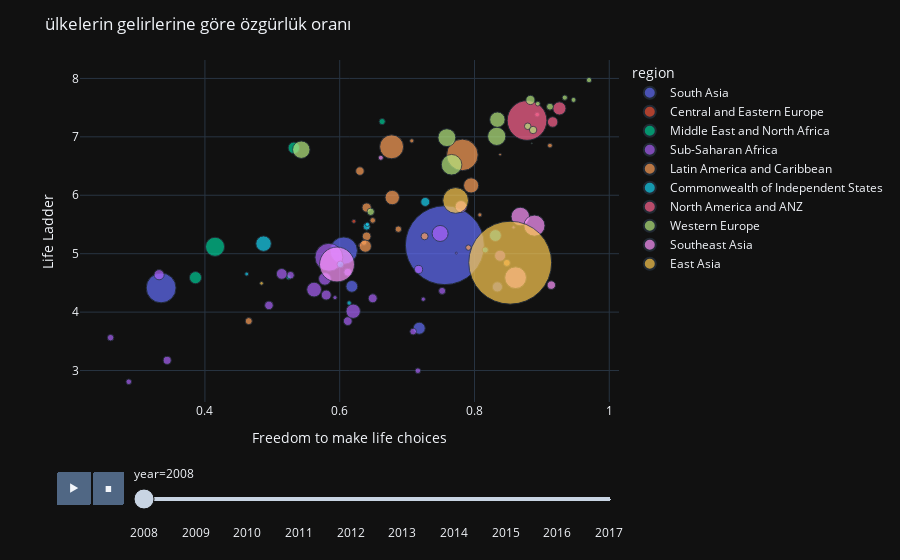

The code cell stored with this chart in its notebook:
### Code cell
fig=px.scatter(yeni_data,x="Freedom to make life choices",y="Life Ladder",animation_frame="year",animation_group="Country name",
                size="population",template="plotly_dark",color="region",
                hover_name="Country name",size_max=60)
fig.update_layout(title="ülkelerin gelirlerine göre özgürlük oranı")
fig.show()

### Figure 1 — Plotly figure (JSON) as saved in the notebook; plotly's stock layout.template omitted (floating-point values rounded to 4 significant figures)
{"data": [{"hovertemplate": "<b>%{hovertext}</b><br><br>region=South Asia<br>year=2008<br>Freedom to make life choices=%{x}<br>Life Ladder=%{y}<br>population=%{marker.size}<extra></extra>", "hovertext": ["Afghanistan", "Bangladesh", "India", "Nepal", "Pakistan", "Sri Lanka"], "ids": ["Afghanistan", "Bangladesh", "India", "Nepal", "Pakistan", "Sri Lanka"], "legendgroup": "South Asia", "marker": {"color": "#636efa", "size": [27722276, 144304167, 1200669765, 26666576, 171648986, 19983984], "sizemode": "area", "sizeref": 385100.0, "symbol": "circle"}, "mode": "markers", "name": "South Asia", "orientation": "v", "showlegend": true, "type": "scatter", "x": [0.718, 0.606, 0.756, 0.618, 0.335, 0.834], "xaxis": "x", "y": [3.724, 5.052, 5.146, 4.441, 4.414, 4.431], "yaxis": "y"}, {"hovertemplate": "<b>%{hovertext}</b><br><br>region=Central and Eastern Europe<br>year=2008<br>Freedom to make life choices=%{x}<br>Life Ladder=%{y}<br>population=%{marker.size}<extra></extra>", "hovertext": ["Estonia", "Kosovo", "Latvia", "Lithuania"], "ids": ["Estonia", "Kosovo", "Latvia", "Lithuania"], "legendgroup": "Central and Eastern Europe", "marker": {"color": "#EF553B", "size": [1337090, 1747383, 2177322, 3198231], "sizemode": "area", "sizeref": 385100.0, "symbol": "circle"}, "mode": "markers", "name": "Central and Eastern Europe", "orientation": "v", "showlegend": true, "type": "scatter", "x": [0.642, null, 0.63, 0.621], "xaxis": "x", "y": [5.452, 5.522, 5.145, 5.554], "yaxis": "y"}, {"hovertemplate": "<b>%{hovertext}</b><br><br>region=Middle East and North Africa<br>year=2008<br>Freedom to make life choices=%{x}<br>Life Ladder=%{y}<br>population=%{marker.size}<extra></extra>", "hovertext": ["Iraq", "Israel", "Jordan", "Lebanon", "Saudi Arabia", "Turkey"], "ids": ["Iraq", "Israel", "Jordan", "Lebanon", "Saudi Arabia", "Turkey"], "legendgroup": "Middle East and North Africa", "marker": {"color": "#00cc96", "size": [28385746, 7308800, 6556478, 4764741, 25888541, 70418604], "sizemode": "area", "sizeref": 385100.0, "symbol": "circle"}, "mode": "markers", "name": "Middle East and North Africa", "orientation": "v", "showlegend": true, "type": "scatter", "x": [0.386, 0.663, null, 0.524, 0.532, 0.415], "xaxis": "x", "y": [4.59, 7.261, 4.93, 4.595, 6.811, 5.118], "yaxis": "y"}, {"hovertemplate": "<b>%{hovertext}</b><br><br>region=Sub-Saharan Africa<br>year=2008<br>Freedom to make life choices=%{x}<br>Life Ladder=%{y}<br>population=%{marker.size}<extra></extra>", "hovertext": ["Benin", "Botswana", "Burkina Faso", "Burundi", "Cameroon", "Chad", "Djibouti", "Ghana", "Kenya", "Liberia", "Madagascar", "Mali", "Mauritania", "Mozambique", "Niger", "Nigeria", "Rwanda", "Senegal", "Sierra Leone", "South Africa", "Tanzania", "Togo", "Uganda", "Zambia", "Zimbabwe"], "ids": ["Benin", "Botswana", "Burkina Faso", "Burundi", "Cameroon", "Chad", "Djibouti", "Ghana", "Kenya", "Liberia", "Madagascar", "Mali", "Mauritania", "Mozambique", "Niger", "Nigeria", "Rwanda", "Senegal", "Sierra Leone", "South Africa", "Tanzania", "Togo", "Uganda", "Zambia", "Zimbabwe"], "legendgroup": "Sub-Saharan Africa", "marker": {"color": "#ab63fa", "size": [8696921, 1915639, 14689725, 8126102, 19252666, 11183588, 816358, 23563825, 39791981, 3607860, 19996473, 14113577, 3296238, 22276596, 15250908, 150269623, 9524534, 12004701, 6133603, 49779471, 41853944, 6083420, 30431736, 12848530, 12379549], "sizemode": "area", "sizeref": 385100.0, "symbol": "circle"}, "mode": "markers", "name": "Sub-Saharan Africa", "orientation": "v", "showlegend": true, "type": "scatter", "x": [0.709, 0.858, 0.612, 0.26, 0.58, 0.527, 0.773, 0.838, 0.62, 0.724, 0.332, 0.495, 0.593, 0.514, 0.649, 0.584, 0.752, 0.612, 0.716, 0.749, 0.562, 0.287, 0.578, 0.717, 0.344], "xaxis": "x", "y": [3.667, 5.451, 3.846, 3.563, 4.292, 4.632, 5.009, 4.965, 4.015, 4.221, 4.64, 4.115, 4.248, 4.654, 4.236, 4.939, 4.363, 4.683, 2.997, 5.346, 4.385, 2.808, 4.569, 4.73, 3.174], "yaxis": "y"}, {"hovertemplate": "<b>%{hovertext}</b><br><br>region=Latin America and Caribbean<br>year=2008<br>Freedom to make life choices=%{x}<br>Life Ladder=%{y}<br>population=%{marker.size}<extra></extra>", "hovertext": ["Argentina", "Bolivia", "Brazil", "Chile", "Colombia", "Costa Rica", "Dominican Republic", "Ecuador", "El Salvador", "Guatemala", "Haiti", "Honduras", "Mexico", "Nicaragua", "Panama", "Paraguay", "Peru", "Trinidad and Tobago", "Uruguay"], "ids": ["Argentina", "Bolivia", "Brazil", "Chile", "Colombia", "Costa Rica", "Dominican Republic", "Ecuador", "El Salvador", "Guatemala", "Haiti", "Honduras", "Mexico", "Nicaragua", "Panama", "Paraguay", "Peru", "Trinidad and Tobago", "Uruguay"], "legendgroup": "Latin America and Caribbean", "marker": {"color": "#FFA15A", "size": [40080160, 9721454, 192030362, 16708258, 44254975, 4463125, 9458075, 14535739, 6131764, 14006428, 9646580, 7980955, 110815271, 5667432, 3516204, 6081296, 28562317, 1314443, 3340221], "sizemode": "area", "sizeref": 385100.0, "symbol": "circle"}, "mode": "markers", "name": "Latin America and Caribbean", "orientation": "v", "showlegend": true, "type": "scatter", "x": [0.678, 0.726, 0.782, 0.64, 0.795, 0.912, 0.848, 0.64, 0.636, 0.63, 0.465, 0.687, 0.677, 0.791, 0.707, 0.649, 0.638, 0.838, 0.808], "xaxis": "x", "y": [5.961, 5.298, 6.691, 5.789, 6.168, 6.851, 4.842, 5.297, 5.191, 6.414, 3.846, 5.42, 6.829, 5.104, 6.931, 5.57, 5.129, 6.696, 5.664], "yaxis": "y"}, {"hovertemplate": "<b>%{hovertext}</b><br><br>region=Commonwealth of Independent States<br>year=2008<br>Freedom to make life choices=%{x}<br>Life Ladder=%{y}<br>population=%{marker.size}<extra></extra>", "hovertext": ["Armenia", "Azerbaijan", "Belarus", "Georgia", "Kazakhstan", "Moldova", "Tajikistan", "Ukraine", "Uzbekistan"], "ids": ["Armenia", "Azerbaijan", "Belarus", "Georgia", "Kazakhstan", "Moldova", "Tajikistan", "Ukraine", "Uzbekistan"], "legendgroup": "Commonwealth of Independent States", "marker": {"color": "#19d3f3", "size": [2907618, 8763400, 9527985, 3848449, 15674000, 3570108, 7209930, 46258200, 27302800], "sizemode": "area", "sizeref": 385100.0, "symbol": "circle"}, "mode": "markers", "name": "Commonwealth of Independent States", "orientation": "v", "showlegend": true, "type": "scatter", "x": [0.462, 0.601, 0.64, 0.614, 0.727, 0.641, 0.816, 0.487, 0.831], "xaxis": "x", "y": [4.652, 4.817, 5.463, 4.156, 5.886, 5.503, 5.064, 5.172, 5.311], "yaxis": "y"}, {"hovertemplate": "<b>%{hovertext}</b><br><br>region=North America and ANZ<br>year=2008<br>Freedom to make life choices=%{x}<br>Life Ladder=%{y}<br>population=%{marker.size}<extra></extra>", "hovertext": ["Australia", "Canada", "New Zealand", "United States"], "ids": ["Australia", "Canada", "New Zealand", "United States"], "legendgroup": "North America and ANZ", "marker": {"color": "#FF6692", "size": [21249200, 33247118, 4259800, 304093966], "sizemode": "area", "sizeref": 385100.0, "symbol": "circle"}, "mode": "markers", "name": "North America and ANZ", "orientation": "v", "showlegend": true, "type": "scatter", "x": [0.916, 0.926, 0.893, 0.878], "xaxis": "x", "y": [7.254, 7.486, 7.381, 7.28], "yaxis": "y"}, {"hovertemplate": "<b>%{hovertext}</b><br><br>region=Western Europe<br>year=2008<br>Freedom to make life choices=%{x}<br>Life Ladder=%{y}<br>population=%{marker.size}<extra></extra>", "hovertext": ["Austria", "Belgium", "Denmark", "Finland", "France", "Germany", "Iceland", "Ireland", "Italy", "Netherlands", "Norway", "Portugal", "Spain", "Sweden", "United Kingdom"], "ids": ["Austria", "Belgium", "Denmark", "Finland", "France", "Germany", "Iceland", "Ireland", "Italy", "Netherlands", "Norway", "Portugal", "Spain", "Sweden", "United Kingdom"], "legendgroup": "Western Europe", "marker": {"color": "#B6E880", "size": [8321496, 10709973, 5493621, 5313399, 64374984, 82110097, 317414, 4489544, 58826731, 16445593, 4768212, 10558177, 45954106, 9219637, 61806995], "sizemode": "area", "sizeref": 385100.0, "symbol": "circle"}, "mode": "markers", "name": "Western Europe", "orientation": "v", "showlegend": true, "type": "scatter", "x": [0.879, 0.887, 0.97, 0.934, 0.833, 0.766, 0.885, 0.894, 0.543, 0.883, 0.947, 0.646, 0.834, 0.912, 0.759], "xaxis": "x", "y": [7.181, 7.117, 7.971, 7.671, 7.008, 6.522, 6.888, 7.568, 6.78, 7.631, 7.632, 5.717, 7.294, 7.516, 6.986], "yaxis": "y"}, {"hovertemplate": "<b>%{hovertext}</b><br><br>region=Southeast Asia<br>year=2008<br>Freedom to make life choices=%{x}<br>Life Ladder=%{y}<br>population=%{marker.size}<extra></extra>", "hovertext": ["Cambodia", "Indonesia", "Malaysia", "Philippines", "Singapore", "Thailand", "Vietnam"], "ids": ["Cambodia", "Indonesia", "Malaysia", "Philippines", "Singapore", "Thailand", "Vietnam"], "legendgroup": "Southeast Asia", "marker": {"color": "#FF97FF", "size": [13883834, 235469762, 27236006, 90901965, 4839396, 66530984, 86243413], "sizemode": "area", "sizeref": 385100.0, "symbol": "circle"}, "mode": "markers", "name": "Southeast Asia", "orientation": "v", "showlegend": true, "type": "scatter", "x": [0.914, 0.596, 0.78, 0.861, 0.661, 0.868, 0.889], "xaxis": "x", "y": [4.462, 4.815, 5.807, 4.589, 6.642, 5.636, 5.48], "yaxis": "y"}, {"hovertemplate": "<b>%{hovertext}</b><br><br>region=East Asia<br>year=2008<br>Freedom to make life choices=%{x}<br>Life Ladder=%{y}<br>population=%{marker.size}<extra></extra>", "hovertext": ["China", "Japan", "Mongolia"], "ids": ["China", "Japan", "Mongolia"], "legendgroup": "East Asia", "marker": {"color": "#FECB52", "size": [1324655000, 128063000, 2631898], "sizemode": "area", "sizeref": 385100.0, "symbol": "circle"}, "mode": "markers", "name": "East Asia", "orientation": "v", "showlegend": true, "type": "scatter", "x": [0.853, 0.772, 0.484], "xaxis": "x", "y": [4.846, 5.911, 4.493], "yaxis": "y"}], "layout": {"autosize": true, "dragmode": "zoom", "legend": {"itemsizing": "constant", "title": {"text": "region"}, "tracegroupgap": 0}, "margin": {"t": 60}, "sliders": [{"active": 0, "currentvalue": {"prefix": "year="}, "len": 0.9, "pad": {"b": 10, "t": 60}, "steps": [{"args": [["2008"], {"frame": {"duration": 0, "redraw": false}, "fromcurrent": true, "mode": "immediate", "transition": {"duration": 0, "easing": "linear"}}], "label": "2008", "method": "animate"}, {"args": [["2009"], {"frame": {"duration": 0, "redraw": false}, "fromcurrent": true, "mode": "immediate", "transition": {"duration": 0, "easing": "linear"}}], "label": "2009", "method": "animate"}, {"args": [["2010"], {"frame": {"duration": 0, "redraw": false}, "fromcurrent": true, "mode": "immediate", "transition": {"duration": 0, "easing": "linear"}}], "label": "2010", "method": "animate"}, {"args": [["2011"], {"frame": {"duration": 0, "redraw": false}, "fromcurrent": true, "mode": "immediate", "transition": {"duration": 0, "easing": "linear"}}], "label": "2011", "method": "animate"}, {"args": [["2012"], {"frame": {"duration": 0, "redraw": false}, "fromcurrent": true, "mode": "immediate", "transition": {"duration": 0, "easing": "linear"}}], "label": "2012", "method": "animate"}, {"args": [["2013"], {"frame": {"duration": 0, "redraw": false}, "fromcurrent": true, "mode": "immediate", "transition": {"duration": 0, "easing": "linear"}}], "label": "2013", "method": "animate"}, {"args": [["2014"], {"frame": {"duration": 0, "redraw": false}, "fromcurrent": true, "mode": "immediate", "transition": {"duration": 0, "easing": "linear"}}], "label": "2014", "method": "animate"}, {"args": [["2015"], {"frame": {"duration": 0, "redraw": false}, "fromcurrent": true, "mode": "immediate", "transition": {"duration": 0, "easing": "linear"}}], "label": "2015", "method": "animate"}, {"args": [["2016"], {"frame": {"duration": 0, "redraw": false}, "fromcurrent": true, "mode": "immediate", "transition": {"duration": 0, "easing": "linear"}}], "label": "2016", "method": "animate"}, {"args": [["2017"], {"frame": {"duration": 0, "redraw": false}, "fromcurrent": true, "mode": "immediate", "transition": {"duration": 0, "easing": "linear"}}], "label": "2017", "method": "animate"}], "x": 0.1, "xanchor": "left", "y": 0, "yanchor": "top"}], "title": {"text": "ülkelerin gelirlerine göre özgürlük oranı"}, "updatemenus": [{"buttons": [{"args": [null, {"frame": {"duration": 500, "redraw": false}, "fromcurrent": true, "mode": "immediate", "transition": {"duration": 500, "easing": "linear"}}], "label": "&#9654;", "method": "animate"}, {"args": [[null], {"frame": {"duration": 0, "redraw": false}, "fromcurrent": true, "mode": "immediate", "transition": {"duration": 0, "easing": "linear"}}], "label": "&#9724;", "method": "animate"}], "direction": "left", "pad": {"r": 10, "t": 70}, "showactive": false, "type": "buttons", "x": 0.1, "xanchor": "right", "y": 0, "yanchor": "top"}], "xaxis": {"anchor": "y", "autorange": true, "domain": [0, 1], "range": [0.2161, 1.013], "title": {"text": "Freedom to make life choices"}, "type": "linear"}, "yaxis": {"anchor": "x", "autorange": true, "domain": [0, 1], "range": [2.368, 8.525], "title": {"text": "Life Ladder"}, "type": "linear"}}}
